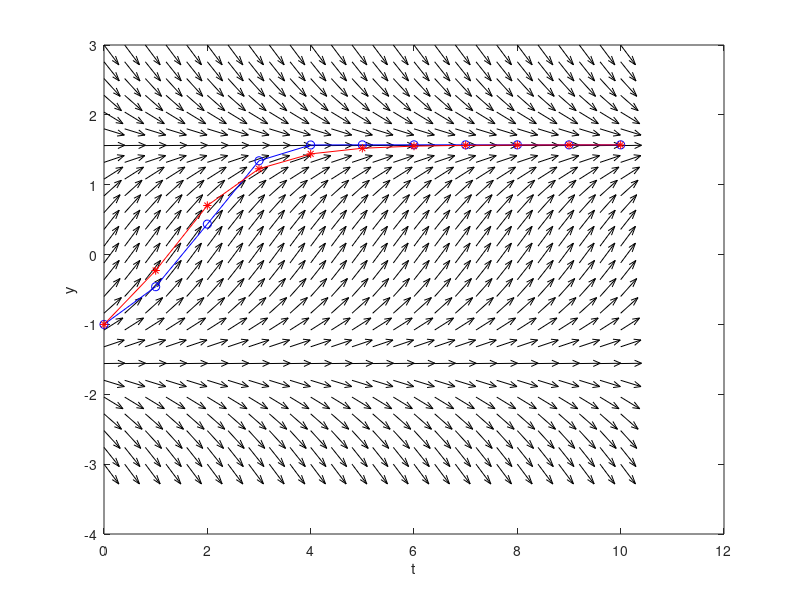

This figure's MATLAB source:
clear;
%f(t,y)=cosy;
a=0;%start time
b=10;%end time 
j=0;
h=10^j;%time steps
N=(b-a)/h;% number of steps

%initial conditions
t=a;
y0=-1;
%initial condition for Euler's method
w=y0; 
%initial condition for Runge-Kutta method
v=y0;

A=zeros(N,2); 
A(1,1)=a;
A(1,2)=y0; 

B=zeros(N,2); 
B(1,1)=a;
B(1,2)=y0; 
for i=1:1:N;
    w=w+h*cos(w);%euler
    
    K1=h*cos(v);%Runge-Kutta
    K2=h*cos(v+K1/2);
    K3=h*cos(v+K2/2);
    K4=h*cos(v+K3);
    v=v+(K1+2*K2+2*K3+K4)/6;
    
    t=a+i*h; 
    
    %output of euler
    A(i+1,1)=t;
    A(i+1,2)=w; 
   
    %output of runge-kutta
    B(i+1,1)=t;
    B(i+1,2)=v;
    
end

%plot
%plot vector field
[T,Y]=meshgrid(0:.4:10,-3:.24:3);
dY=cos(Y);
dT=ones(size(dY));
dYu=dY./sqrt(dT.^2+dY.^2);
dTu=dT./sqrt(dT.^2+dY.^2);
quiver(T,Y,dTu,dYu,'k');
hold on
plot(A(:,1),A(:,2),'-ob'); %plot euler method
plot(B(:,1),B(:,2),'-*r'); %plot runge-kutta
hold off
xlabel('t');
ylabel('y');